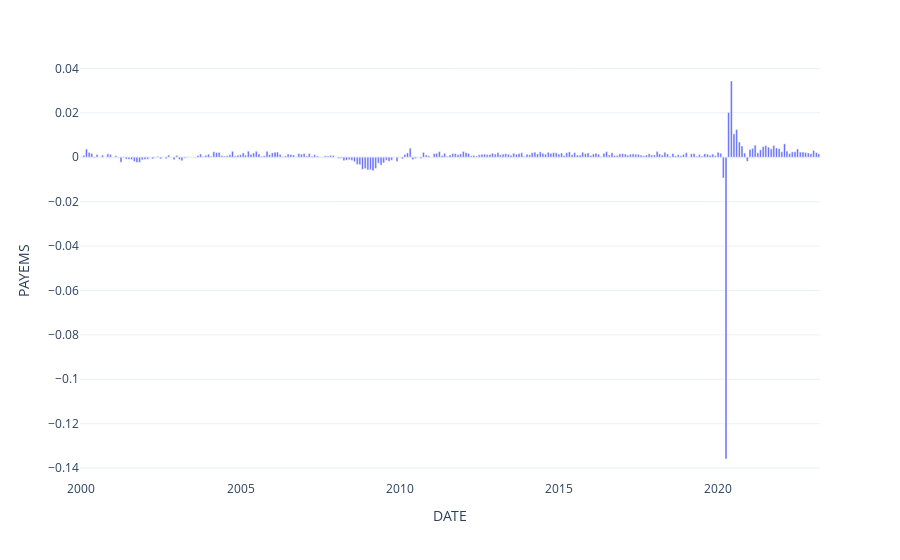

Notebook code for this chart:
### Code cell
# Plot chanhges in jobs
px.bar(data_frame=jobs.pct_change(), x=jobs.index, y='PAYEMS', template='plotly_white')

### Figure 1 — Plotly figure (JSON) as saved in the notebook; plotly's stock layout.template omitted (floating-point values rounded to 4 significant figures; data arrays with more than 128 entries replaced by an {"elided": "..."} marker saying what was removed)
{"data": [{"alignmentgroup": "True", "hovertemplate": "DATE=%{x}<br>PAYEMS=%{y}<extra></extra>", "legendgroup": "", "marker": {"color": "#636efa", "pattern": {"shape": ""}}, "name": "", "offsetgroup": "", "orientation": "v", "showlegend": false, "textposition": "auto", "type": "bar", "x": {"elided": "279 str values"}, "xaxis": "x", "y": {"elided": "279 float values"}, "yaxis": "y"}], "layout": {"barmode": "relative", "legend": {"tracegroupgap": 0}, "margin": {"t": 60}, "xaxis": {"anchor": "y", "domain": [0, 1], "title": {"text": "DATE"}}, "yaxis": {"anchor": "x", "domain": [0, 1], "title": {"text": "PAYEMS"}}}}
